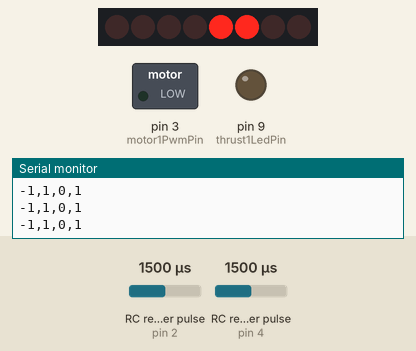
Recording of a sketch running on a simulated Arduino Uno, built with avr-gcc and run on an emulated ATmega328P. Shown: 8 shift-register outputs drawn as a row of LEDs (first output left, lit = HIGH), switched loads named in the sketch (green lamp = pin HIGH), output pins drawn as LEDs (lit = HIGH), the last lines printed to the serial monitor. Wiring (inferred from the names in the program): 2 × RC receiver channel: data pin 2 / data pin 4; shift register (74HC595): data pin 12; shift clock pin 6; latch pin 10. Wiring (inferred from the signals the program sends): row of LEDs: on Q0, Q1, Q2, Q3, Q4, Q5, Q6, Q7. Inputs (shaded band) come from the test bench; at power-on: RC receiver pulse (sensors on pin 4, pin 2) 1500 µs. Pins used as bus, display or sensor lines are not drawn.

Above: at 1.2 s.
1.3 s: RC receiver pulse (sensor on pin 4) set to 1020 µs
At 3.0 s:
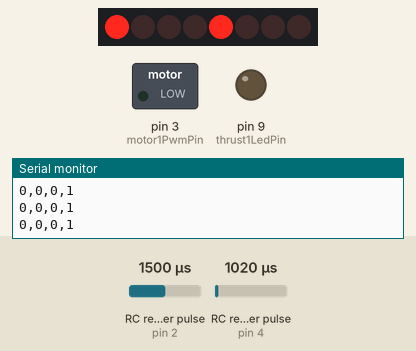
4.1 s: RC receiver pulse (sensor on pin 4) set to 1750 µs
At 5.2 s:
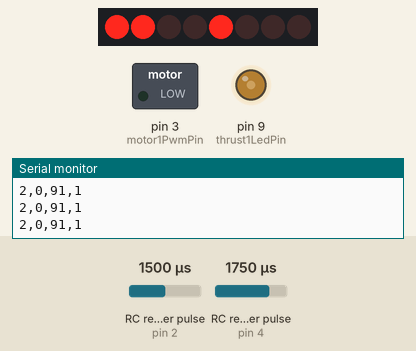
7.1 s: RC receiver pulse (sensor on pin 2) set to 1020 µs
At 8.2 s:
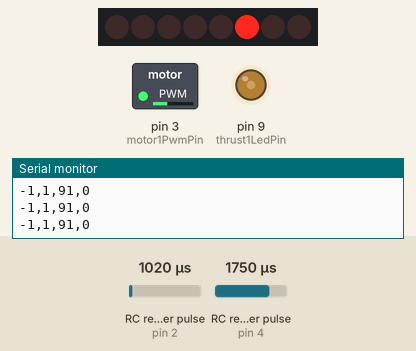
8.6 s: RC receiver pulse (sensor on pin 4) set to 1020 µs
At 10.9 s:
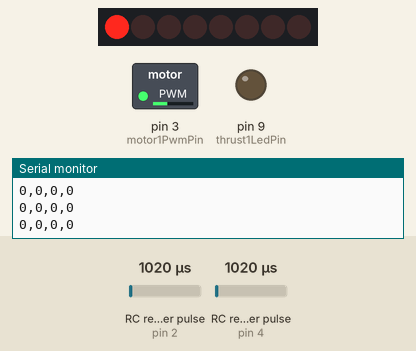
11.4 s: RC receiver pulse (sensor on pin 4) set to 1528 µs
At 12.7 s:
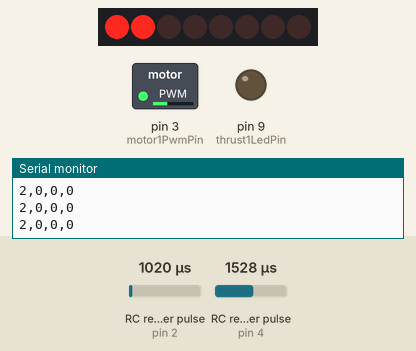
14.4 s: RC receiver pulse (sensor on pin 4) set to 1560 µs
At 14.9 s:
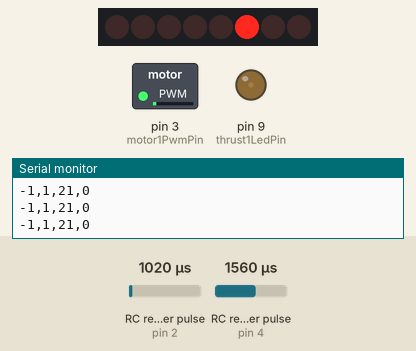
Timing chart, 0 to 16.9 s (numbered marks = the images above; inputs shaded):
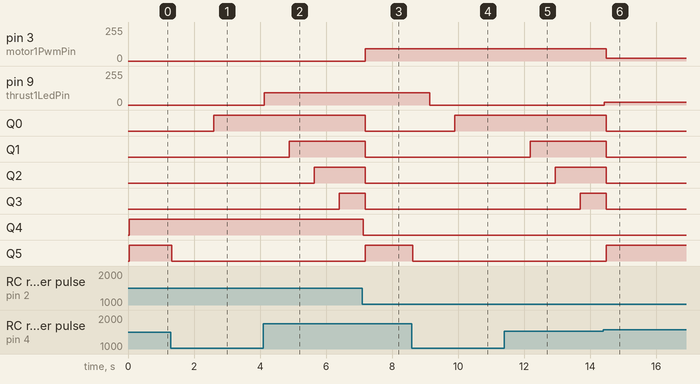

Measured:
- the behaviour switches between 1545 and 1546 µs on RC receiver pulse (sensor on pin 4) (found by bisection; images 5 and 6)
- after the input at 1.3 s, Q0: LOW → HIGH after 1.3 s; Q5: HIGH → LOW at once
- after the input at 4.1 s, pin 9 (thrust1LedPin): 0/255 → 91/255 at once; Q1: LOW → HIGH after 0.78 s; Q2: LOW → HIGH after 1.5 s; Q3: LOW → HIGH after 2.3 s
- after the input at 8.6 s, pin 9 (thrust1LedPin): 91/255 → 0/255 after 0.54 s; Q0: LOW → HIGH after 1.3 s; Q5: HIGH → LOW at once
- after the input at 11.4 s, Q1: LOW → HIGH after 0.78 s; Q2: LOW → HIGH after 1.5 s; Q3: LOW → HIGH after 2.3 s
- after the input at 14.4 s, pin 3 (motor1PwmPin): 91/255 → 21/255 after 0.08 s; pin 9 (thrust1LedPin): 0/255 → 21/255 at once

The sketch:

servo140.ino
```cpp
// threashholds
const int rSteeringThreashold = 250;
const int lSteeringThreashold = rSteeringThreashold * -1;
const int thrustThreashold = 45;

// start light pins
const int datapin = 12;
const int clockpin = 6;
const int latchpin = 10;
// data of the start light
byte startLightData = 0;
//boolean lightOkay = true;
const int startLightDelayTime = 750;
const int numOfLights=3;

/**
* the current start light if -1 the start light is turned of
*/
int currStartLight = -1;

// flag if the power is on or not
boolean powerOn = true;
// const which pin the power led in on the ic
const int powerLedPos = 5;

/**
* the last readed millis
*/
int lastMillis = 0;


/**
* Car 1 vars
*/
// read pins
const int steer1Pin = 2; // which pin to read for steer car1
const int throttle1Pin = 4; // which pin to read to controll throttle car1

// motorctrl pins
const int motor1DirPin = 12;
const int motor1PwmPin = 3;

// display led pins
const int steer1ShiftPos = 4;
const int thrust1LedPin = 9;

unsigned long steer1Value; // the current value of throttle 1
unsigned long throttle1Value; // the current value of throttle 1
unsigned long initialSteer1; // the value of the initial steering
unsigned long initialThrottle1; // the value of the initial throttle 1
boolean right1 = true; // if car 1 is steering right
int steer1 = 0; // the calculated value of car1 steering
int thrust1 = 0; // the calculated value of car1 throttle


void setup()
{

  /**
  * Prepare serial
  **/
  Serial.begin(9600);

  /**
  *  setup start light pins
  */
  pinMode(datapin, OUTPUT);
  pinMode(clockpin, OUTPUT);
  pinMode(latchpin, OUTPUT);

  /**
  * Setup car1
  */
  // set pin for steer1 and throttle1 to digital read for car1
  pinMode(steer1Pin, INPUT);
  pinMode(throttle1Pin,INPUT);
  pinMode(thrust1LedPin,OUTPUT);
  // read the default values for car1
  initialSteer1 = pulseIn (steer1Pin, HIGH); // read initialsteer value
  initialThrottle1 = pulseIn (throttle1Pin, HIGH);

  // turn on power led
  shiftWrite(powerLedPos, HIGH);
}


void loop()
{
  startLightControl();

  /**
  * Read car1 steering value
  */
  steer1Value = pulseIn (steer1Pin, HIGH, 20000);
  steer1 = (steer1Value - initialSteer1);
  steer1 = constrain (steer1, -600, 600);
  // check if to steer left or right
  if(steer1 > rSteeringThreashold) {
    right1 = true;
  }
  if(steer1 < lSteeringThreashold) {
    right1 = false;
  }

  /**
  * Read car1 throttle value
  */
  throttle1Value = pulseIn(throttle1Pin, HIGH, 20000); //read RC channel 2
  thrust1 = throttle1Value - initialThrottle1;

  // reset if break is hit for debug
  if(thrust1 < -300) {
    // power of the lane
    if(powerOn == true) {
      powerOn = false;
      shiftWrite(powerLedPos, LOW);
      delay(500);
      return;
    }
    // start the light sequence
    if(powerOn == false) {
      // start the lightSequence
      currStartLight = 0;
    }
  }

  // make sure that the throttle is not flickering
  if(thrust1 > thrustThreashold) {
    thrust1 = constrain(thrust1, 0, 700); //just in case
    thrust1 = map(thrust1, 0, 700, 0, 255);
    thrust1 = constrain(thrust1,0,255);
  } else {
    thrust1 = 0;
  }

  /**
  * write the data to the serial console
  */
  Serial.print(currStartLight);
  Serial.print(",");
  Serial.print(powerOn);
  Serial.print(",");
  Serial.print(thrust1);
  Serial.print(",");
  Serial.print(right1);
  Serial.println("");

  // mark the steer pos with the led and set it on the motor driver
  if(right1 == true) {
    shiftWrite(steer1ShiftPos, HIGH);
    digitalWrite(motor1DirPin, HIGH);
  } else {
    shiftWrite(steer1ShiftPos, LOW);
    digitalWrite(motor1DirPin, LOW);
  }

  // spin the motor
  analogWrite(thrust1LedPin, thrust1);
  // only start motor if power is on
  if(powerOn == true) {
    analogWrite(motor1PwmPin,thrust1);
  }
}

/**
* Controls the start light sequence and if sequence is done turns the power on
*/
void startLightControl() {

  // do nothing when marked as off
  if(currStartLight == -1) {
    return;
  }

  // okay lets start the clock timer
  if(currStartLight == 0 && lastMillis == 0) {
    // set the last milliseconds
    lastMillis = millis();
  }

  int currMillis = millis();

  // we reached the maximum delay time next light please
  if(currMillis - lastMillis > startLightDelayTime) {
    if(currStartLight <= numOfLights) {
      // turn on the light
      shiftWrite(currStartLight, HIGH);
      // reset the clock timer
      lastMillis = millis();
      // increment to next light
      currStartLight++;
    } else {
      // turn of the lights
      for(int index = numOfLights; index >= 0; index--) {
        shiftWrite(index, LOW);
      }
      // reset last millis
      lastMillis = 0;
      // no start light
      currStartLight = -1;
      // turn the power on
      powerOn = true;
      // turn on the power led
      shiftWrite(powerLedPos, HIGH);
    }
  }
}

/**
* write the data to the start light
*/
void shiftWrite(int desiredPin, boolean desiredState) {
  bitWrite(startLightData,desiredPin,desiredState);
  shiftOut(datapin, clockpin, MSBFIRST, startLightData);
  digitalWrite(latchpin, HIGH);
  digitalWrite(latchpin, LOW);
}
```
